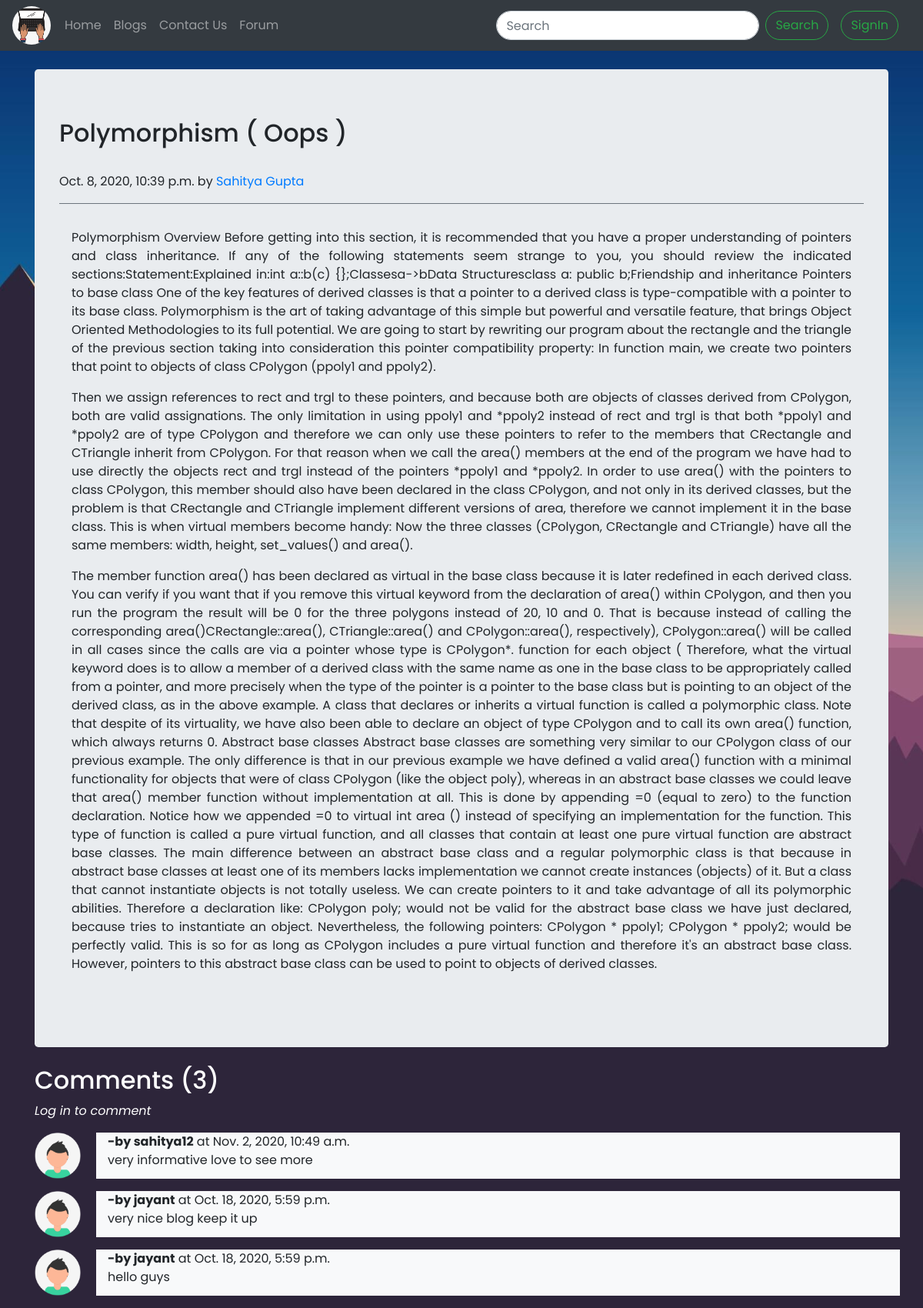
The app's page /blog/polymorphism-oops with its own data.
### blog/models.py (models this page shows, shortened)
class Post(models.Model):
    sno = models.AutoField(primary_key=True)
    title = models.CharField(max_length=50)
    content = RichTextField(blank=True, null=True)
    author = models.CharField(max_length=50)
    slug = models.CharField(max_length=200)
    timeStamp = models.DateTimeField(auto_now_add=True)
    class Meta:
        ordering = ['-timeStamp']

class BlogComment(models.Model):
    sno = models.AutoField(primary_key=True)
    comment = models.TextField()
    user = models.ForeignKey(User, on_delete=models.CASCADE)
    post = models.ForeignKey(Post, on_delete=models.CASCADE)
    parent = models.ForeignKey('self', on_delete=models.CASCADE, null=True)
    timestamp = models.DateTimeField(auto_now_add=True)
    class Meta:
        ordering = ['-timestamp']

### blog/views.py (the view)
# urls.py: path('<str:slug>', views.blogPost, name='blogpost'),
def blogPost(request, slug):
    post = Post.objects.filter(slug=slug).first()
    comments = BlogComment.objects.filter(post=post)
    print(request.user)
    context = {'post': post, 'comments': comments, 'user': request.user}
    return render(request, 'blog/blogPost.html', context)

### templates/blog/blogPost.html (shortened to what this page needs)
{% extends 'base.html' %}
{% load static %}
{% block body %}
<div class="container ">
  <div class="jumbotron my-4 ">
    <div class="blog-post">
      <h2 class="blog-post-title">{{post.title}}</h2>
      <p class="blog-post-meta">{{post.timeStamp}} by <a href="#">{{post.author}}</a></p>
      <div class="post-content border-top border-secondary p-3 text-justify">
        <p>{{post.content|safe}}</p>
      </div>
    </div>
  </div>
</div>
<div>
  <div class="container">
    {% if user.is_authenticated %}
    <form action="/blog/postComment" method='post'>
      <form>
        <h2 class='my-2'>Comments({{comments.count}})</h2>
        <div class="form-group">
          {% csrf_token %}
          <label for="exampleInputEmail1">post comment </label>
          <input type="text" class="form-control" name='comment' placeholder='type here' id='comment-text'>
          <input type="hidden" name="postSno" value="{{post.sno}}">
        </div>
        <button type="submit" class="btn btn-primary">comment</button>
      </form>
      {% for comment in comments %}
      <div class="row my-3">
        <div class="col-md-1"><img src="/static/images/avatar.png" alt="" height="60px"> </div>
        <div class="col-md-11 bg-light">
          <b>-by {{comment.user.username}}</b> at {{comment.timestamp}}
          <div>
            {{comment.comment}}
          </div>
        </div>
      </div>
      {% endfor %}
      {% else %}
      <h2 class='my-2' style="color:white!important;">Comments ({{comments.count}})</h2>
      <a href="/loginpage"><i style="color: white;">Log in to comment</i></a>
      {% for comment in comments %}
      <div class="row my-3">
        <div class="col-md-1"><img src="/static/images/avatar.png" alt="" height="60px"></div>
        <div class="col-md-11 bg-light">
          <b>-by {{comment.user.username}}</b> at {{comment.timestamp}}
          <div id='comment'>
            {{comment.comment}}
          </div>
        </div>
      </div>
      {% endfor %}
      {% endif %}
  </div>
</div>
{% endblock body %}

### static/base.css (style rules this page uses)
body { margin: 0px !important; font-family: 'Poppins', sans-serif !important; font-size: 1em !important; background:url("/static/images/vector-purple.jpg"); background-blend-mode: darken; background-repeat: no-repeat; background-size: cover; }

### records on screen
Post: title "Polymorphism ( Oops )", timeStamp "Oct. 8, 2020, 10:39 p.m.", author "Sahitya Gupta", content "Polymorphism Overview Before getting into this section, it is recommended that you have a proper understanding of pointers and class inheritance. If any of the following statements seem strange to you, you should review the indicated sections:Statement:Explained in:int a::b(c) {};Classesa->bData Structuresclass a: public b;Friendship and inheritance Pointers to base class One of the key features of derived classes is that a pointer to a derived class is type-compatible with a pointer to its base class. Polymorphism is the art of taking advantage of this simple but powerful and versatile feature, that brings Object Oriented Methodologies to its full potential. We are going to start by…"
BlogComment: user.username "sahitya12", timestamp "Nov. 2, 2020, 10:49 a.m.", comment "very informative love to see more"
BlogComment: user.username "jayant", timestamp "Oct. 18, 2020, 5:59 p.m.", comment "very nice blog keep it up"
BlogComment: user.username "jayant", timestamp "Oct. 18, 2020, 5:59 p.m.", comment "hello guys"

### other values on screen
{{ comments.count }} "3"
